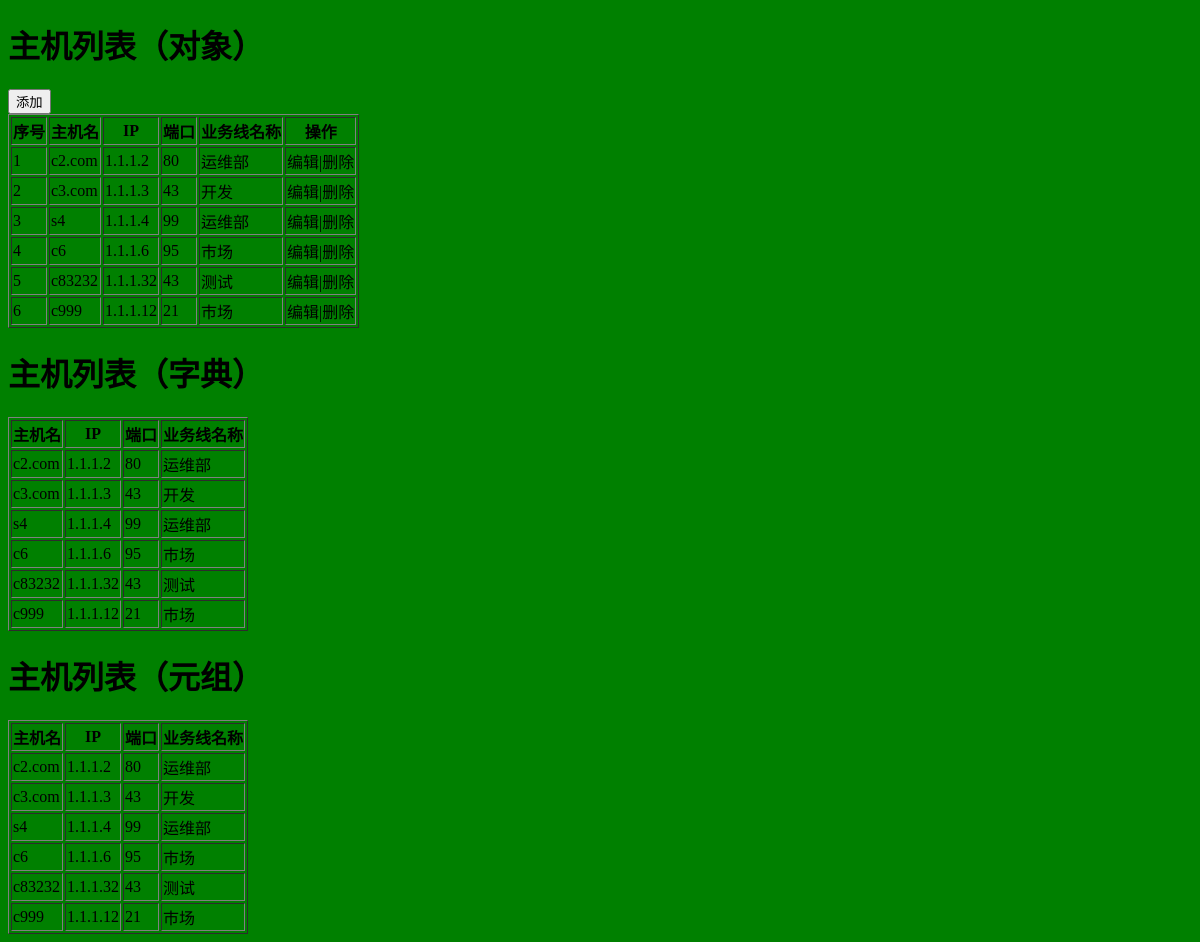
The page /host/ on the database its author committed.
### cmdb/models.py (models this page shows)
class Host(models.Model):
    nid = models.AutoField(primary_key=True)
    hostname = models.CharField(max_length=32, db_index=True) # db_index: 索引
    ip = models.GenericIPAddressField(protocol="both", db_index=True) # protocol: 支持ipv4还是ipv6
    port = models.IntegerField()
    b = models.ForeignKey("Business", to_field="id", on_delete=models.CASCADE)

class Business(models.Model):
    caption = models.CharField(max_length=32)
    code = models.CharField(max_length=32, default="sa") # null=True

### cmdb/views.py (the view, shortened to what this page needs)
# urls.py: path('host/', views.host),
def host(request):
    if request.method == "GET":
        v1 = models.Host.objects.all()
        v2 = models.Host.objects.filter(nid__gt=0).values('nid', 'hostname', 'ip', 'port', 'b_id', 'b__caption')
        v3 = models.Host.objects.filter(nid__gt=0).values_list('nid', 'hostname', 'ip', 'port', 'b_id', 'b__caption')
        b_list = models.Business.objects.all()
        for row in v2:
            print(row["nid"],row["hostname"],row["ip"],row["port"],row["b_id"],row["b__caption"])
        return render(request, 'host.html', {'v1': v1, 'v2': v2, 'v3': v3, 'b_list': b_list})

### templates/host.html (shortened to what this page needs)
<!DOCTYPE html>
<html lang="en">
    <head>
        <link rel="stylesheet" href="/static/commons.css" />
    </head>
    <body>
        <h1>主机列表（对象）</h1>
        <div>
            <input id='add_host' type='button' value='添加' />
        </div>
        <table border='1'>
            <thead>
                <tr>
                    <th>序号</th>
                    <th>主机名</th>
                    <th>IP</th>
                    <th>端口</th>
                    <th>业务线名称</th>
                    <th>操作</th>
                </tr>
            </thead>
            <tbody>
                {% for row in v1 %}
                    <tr hid='{{row.nid}}' bid='{{row.b_id}}'>
                        <td>{{forloop.counter}}</td>
                        <td>{{row.hostname}}</td>
                        <td>{{row.ip}}</td>
                        <td>{{row.port}}</td>
                        <td>{{row.b.caption}}</td>
                        <td>
                            <a class='edit'>编辑</a>|<a class='delete'>删除</a>
                        </td>
                    </tr>
                {% endfor %}
            </tbody>
        </table>
        <h1>主机列表（字典）</h1>
        <table border='1'>
            <thead>
                <tr>
                    <th>主机名</th>
                    <th>IP</th>
                    <th>端口</th>
                    <th>业务线名称</th>
                </tr>
            </thead>
            <tbody>
                {% for row in v2 %}
                    <tr hid='{{row.nid}}' bid='{{row.b_id}}'>
                        <td>{{row.hostname}}</td>
                        <td>{{row.ip}}</td>
                        <td>{{row.port}}</td>
                        <td>{{row.b__caption}}</td>
                    </tr>
                {% endfor %}
            </tbody>
        </table>
        <h1>主机列表（元组）</h1>
        <table border='1'>
            <thead>
                <tr>
                    <th>主机名</th>
                    <th>IP</th>
                    <th>端口</th>
                    <th>业务线名称</th>
                </tr>
            </thead>
            <tbody>
                {% for row in v3 %}
                    <tr hid='{{row.0}}' bid='{{row.4}}'>
                        <td>{{row.1}}</td>
                        <td>{{row.2}}</td>
                        <td>{{row.3}}</td>
                        <td>{{row.5}}</td>
                    </tr>
                {% endfor %}
            </tbody>
        </table>
    </body>
</html>

### static/commons.css (style rules this page uses)
body { background: green; }

### rows shown on the page
Host: hostname "c2.com", ip "1.1.1.2", port "80", b.caption "运维部", b__caption "运维部", row "运维部"
Host: hostname "c3.com", ip "1.1.1.3", port "43", b.caption "开发", b__caption "开发", row "开发"
Host: hostname "s4", ip "1.1.1.4", port "99", b.caption "运维部", b__caption "运维部", row "运维部"
Host: hostname "c6", ip "1.1.1.6", port "95", b.caption "市场", b__caption "市场", row "市场"
Host: hostname "c83232", ip "1.1.1.32", port "43", b.caption "测试", b__caption "测试", row "测试"
Host: hostname "c999", ip "1.1.1.12", port "21", b.caption "市场", b__caption "市场", row "市场"
